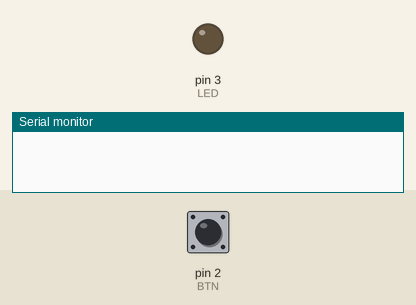
Simulated run of this sketch. Board: Arduino Uno, built with avr-gcc and run on an emulated ATmega328P. Shown: output pins drawn as LEDs (lit = HIGH), the last lines printed to the serial monitor. Dashed ring = blinking. The inputs (shaded band) are chosen by the test bench; at power-on: pin 2 (BTN) HIGH.

Above: at 1.2 s.
1.3 s: pin 2 (BTN) pulled LOW for 0.15 s
At 2.0 s:
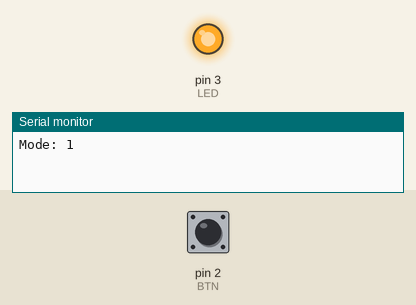
2.9 s: pin 2 (BTN) pulled LOW for 1 s
At 3.9 s:
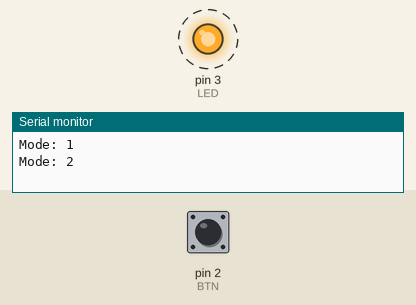
6.9 s: pin 2 (BTN) pulled LOW for 0.15 s
Timing chart, 0 to 15.9 s (numbered marks = the images above; inputs shaded):
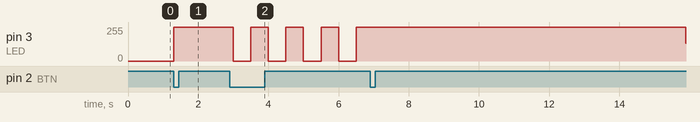

Measured:
- after the input at 1.3 s, pin 3 (LED): 0/255 → 255/255 at once
- after the input at 2.9 s, pin 3 (LED): alternates 255/255 for 0.50 s and 0/255 for 0.50 s, starting after 0.10 s

The sketch:

code-switchAndButton-figureItOut.ino
```cpp
// 🔹 DEMO 2: Button cycles through modes
// Predict: what will happen when you press the button repeatedly?

const int BTN = 2;
const int LED = 3;
int mode = 0;
int lastBtn = HIGH;

void setup() {
  pinMode(BTN, INPUT_PULLUP);
  pinMode(LED, OUTPUT);
  Serial.begin(9600);
}

void loop() {
  int btn = digitalRead(BTN);
  if (lastBtn == HIGH && btn == LOW) {
    mode = (mode + 1) % 4;  // cycles 0–3
    Serial.print("Mode: ");
    Serial.println(mode);
  }
  lastBtn = btn;

  switch (mode) {
    case 0: digitalWrite(LED, LOW); break;                      // off
    case 1: digitalWrite(LED, HIGH); break;                     // on
    case 2: digitalWrite(LED, millis() / 500 % 2); break;       // blink
    case 3: analogWrite(LED, (millis() / 4) % 256); break;      // fade
  }
}
```
